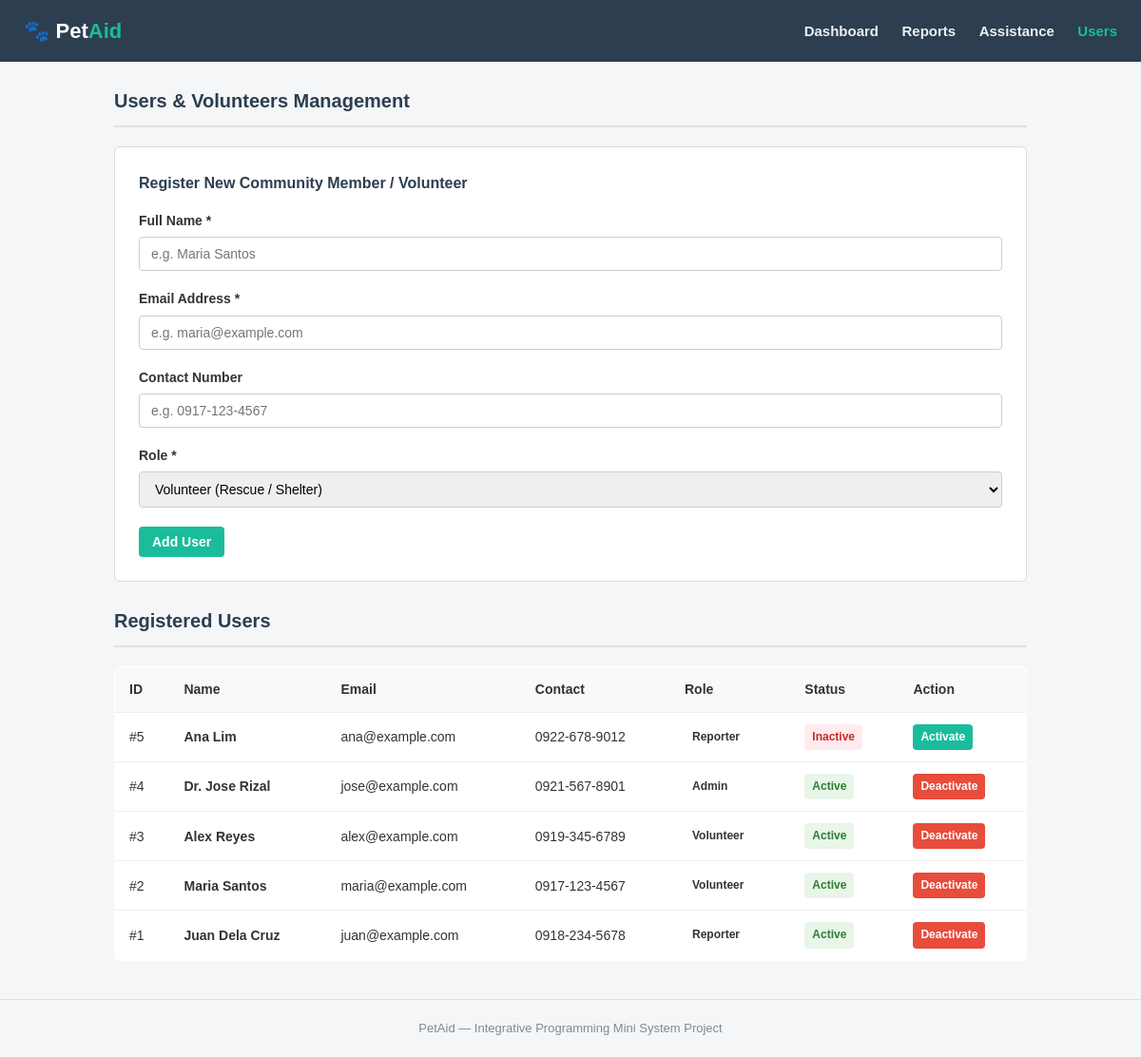
The page /users.php on the database its author committed.
### tables this page shows
CREATE TABLE `users` (
  `user_id` INT PRIMARY KEY AUTO_INCREMENT,
  `name` VARCHAR(100) NOT NULL,
  `email` VARCHAR(100) NOT NULL UNIQUE,
  `contact_number` VARCHAR(30) DEFAULT NULL,
  `role` ENUM('reporter','volunteer','admin') DEFAULT 'reporter',
  `status` ENUM('active','inactive') DEFAULT 'active'
);

### users.php (the view, shortened to what this page needs)
<?php
require_once __DIR__ . '/config/database.php';
$users = $pdo->query("SELECT * FROM users ORDER BY user_id DESC")->fetchAll();
?>
<!DOCTYPE html>
<html lang="en">
<head>
    <link rel="stylesheet" href="css/style.css">
</head>
<body>
<header>
    <h1>🐾 Pet<span>Aid</span></h1>
    <nav>
        <a href="index.php">Dashboard</a>
        <a href="reports.php">Reports</a>
        <a href="assistance.php">Assistance</a>
        <a href="users.php" class="active">Users</a>
    </nav>
</header>
<div class="container">
    <div class="page-header">
        <h2>Users & Volunteers Management</h2>
    </div>
    <div class="form-box">
        <h3 style="font-size: 16px; margin-bottom: 15px; color: #2c3e50;">Register New Community Member / Volunteer</h3>
        <form method="POST" action="users.php">
            <div class="form-group">
                <label for="name">Full Name *</label>
                <input type="text" name="name" id="name" placeholder="e.g. Maria Santos" required>
            </div>
            <div class="form-group">
                <label for="email">Email Address *</label>
                <input type="email" name="email" id="email" placeholder="e.g. maria@example.com" required>
            </div>
            <div class="form-group">
                <label for="contact_number">Contact Number</label>
                <input type="text" name="contact_number" id="contact_number" placeholder="e.g. 0917-123-4567">
            </div>
            <div class="form-group">
                <label for="role">Role *</label>
                <select name="role" id="role" required>
                    <option value="volunteer" selected>Volunteer (Rescue / Shelter)</option>
                </select>
            </div>
            <div class="form-actions">
                <button type="submit" class="btn">Add User</button>
            </div>
        </form>
    </div>
    <div class="page-header">
        <h2>Registered Users</h2>
    </div>
    <table>
        <thead>
            <tr>
                <th>ID</th>
                <th>Name</th>
                <th>Email</th>
                <th>Contact</th>
                <th>Role</th>
                <th>Status</th>
                <th>Action</th>
            </tr>
        </thead>
        <tbody>
            <?php foreach ($users as $u): ?>
                <tr>
                    <td>#<?= (int)$u['user_id'] ?></td>
                    <td><strong><?= htmlspecialchars($u['name']) ?></strong></td>
                    <td><?= htmlspecialchars($u['email']) ?></td>
                    <td><?= htmlspecialchars($u['contact_number'] ?? '-') ?></td>
                    <td><span class="badge"><?= htmlspecialchars($u['role']) ?></span></td>
                    <td><span class="badge badge-<?= htmlspecialchars($u['status']) ?>"><?= htmlspecialchars($u['status']) ?></span></td>
                    <td>
                        <?php if ($u['status'] === 'active'): ?>
                            <a href="users.php?action=toggle_status&id=<?= (int)$u['user_id'] ?>&status=active"
                               class="btn btn-danger btn-sm"
                               onclick="return confirmDelete('Deactivate user <?= htmlspecialchars($u['name']) ?>?');">
                               Deactivate
                            </a>
                        <?php else: ?>
                            <a href="users.php?action=toggle_status&id=<?= (int)$u['user_id'] ?>&status=inactive"
                               class="btn btn-sm">
                               Activate
                            </a>
                        <?php endif; ?>
                    </td>
                </tr>
            <?php endforeach; ?>
        </tbody>
    </table>
</div>
<footer>
    <p>PetAid — Integrative Programming Mini System Project</p>
</footer>
</body>
</html>

### css/style.css (style rules this page uses)
* { box-sizing: border-box; margin: 0; padding: 0; }
body { font-family: Arial, sans-serif; background-color: #f4f6f8; color: #333333; line-height: 1.6; }
header { background-color: #2c3e50; color: #ffffff; padding: 15px 25px; display: flex; justify-content: space-between; align-items: center; }
header h1 { font-size: 22px; }
header h1 span { color: #1abc9c; }
nav a { color: #ecf0f1; text-decoration: none; margin-left: 20px; font-size: 15px; font-weight: bold; }
nav a:hover, nav a.active { color: #1abc9c; }
.container { max-width: 1000px; margin: 25px auto; padding: 0 20px; }
.page-header { display: flex; justify-content: space-between; align-items: center; margin-bottom: 20px; padding-bottom: 10px; border-bottom: 2px solid #e0e0e0; }
.page-header h2 { font-size: 20px; color: #2c3e50; }
table { width: 100%; border-collapse: collapse; background: #ffffff; border: 1px solid #dddddd; border-radius: 6px; overflow: hidden; margin-bottom: 25px; }
th, td { padding: 12px 15px; text-align: left; border-bottom: 1px solid #eeeeee; font-size: 14px; }
th { background-color: #f8f9fa; color: #333333; font-weight: bold; }
.badge { display: inline-block; padding: 4px 8px; border-radius: 4px; font-size: 12px; font-weight: bold; text-transform: capitalize; }
.badge-active { background: #e8f5e9; color: #2e7d32; }
.badge-inactive { background: #ffebee; color: #c62828; }
.btn { display: inline-block; padding: 8px 14px; background-color: #1abc9c; color: #ffffff; text-decoration: none; border-radius: 4px; border: none; cursor: pointer; font-size: 14px; font-weight: bold; }
.btn-danger { background-color: #e74c3c; }
.btn-sm { padding: 4px 8px; font-size: 12px; }
.form-box { background: #ffffff; padding: 25px; border: 1px solid #dddddd; border-radius: 6px; margin-bottom: 25px; }
.form-group { margin-bottom: 18px; }
.form-group label { display: block; margin-bottom: 6px; font-weight: bold; font-size: 14px; }
.form-group input, .form-group select, .form-group textarea { width: 100%; padding: 9px 12px; border: 1px solid #cccccc; border-radius: 4px; font-size: 14px; font-family: inherit; }
.form-actions { display: flex; gap: 10px; margin-top: 20px; }
footer { text-align: center; padding: 20px; font-size: 13px; color: #7f8c8d; margin-top: 40px; border-top: 1px solid #e0e0e0; }

### rows shown on the page
users: user_id "5", name "Ana Lim", email "ana@example.com", contact_number "0922-678-9012", role "Reporter", status "Inactive"
users: user_id "4", name "Dr. Jose Rizal", email "jose@example.com", contact_number "0921-567-8901", role "Admin", status "Active"
users: user_id "3", name "Alex Reyes", email "alex@example.com", contact_number "0919-345-6789", role "Volunteer", status "Active"
users: user_id "2", name "Maria Santos", email "maria@example.com", contact_number "0917-123-4567", role "Volunteer", status "Active"
users: user_id "1", name "Juan Dela Cruz", email "juan@example.com", contact_number "0918-234-5678", role "Reporter", status "Active"
